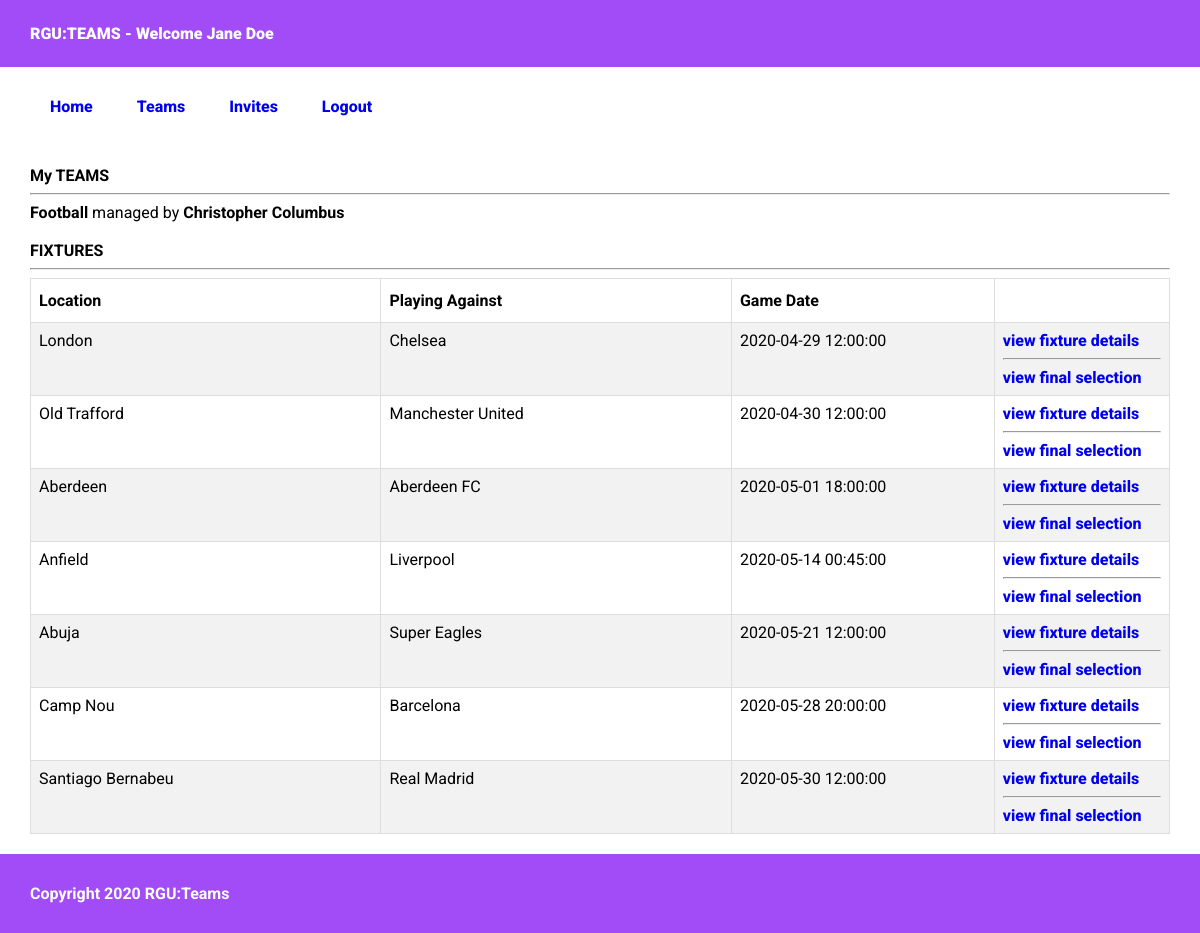
/students/home.php (signed in), run on the app's committed database.
### tables this page shows
CREATE TABLE `team_members` (
  `id` int(11) NOT NULL AUTO_INCREMENT,
  `team_id` int(11) DEFAULT NULL,
  `student_id` int(11) DEFAULT NULL,
  `status` int(11) DEFAULT 0,
  PRIMARY KEY (`id`),
  KEY `team_id` (`team_id`,`student_id`),
  KEY `team_id_2` (`team_id`,`student_id`)
);

CREATE TABLE `teams` (
  `id` int(11) NOT NULL AUTO_INCREMENT,
  `name` varchar(255) DEFAULT NULL,
  `manager_id` int(11) DEFAULT NULL,
  `created_at` timestamp NULL DEFAULT current_timestamp() ON UPDATE current_timestamp(),
  PRIMARY KEY (`id`)
);

CREATE TABLE `team_managers` (
  `id` int(11) NOT NULL AUTO_INCREMENT,
  `manager_id` int(11) DEFAULT NULL,
  `full_name` varchar(255) DEFAULT NULL,
  `email` varchar(255) DEFAULT NULL,
  `password` varchar(255) DEFAULT NULL,
  `created_at` timestamp NULL DEFAULT current_timestamp() ON UPDATE current_timestamp(),
  PRIMARY KEY (`id`),
  KEY `manager_id` (`manager_id`)
);

CREATE TABLE `fixtures` (
  `id` int(11) NOT NULL AUTO_INCREMENT,
  `team_id` varchar(255) DEFAULT NULL,
  `away` varchar(255) DEFAULT NULL,
  `location` varchar(255) DEFAULT NULL,
  `game_date` datetime DEFAULT NULL,
  PRIMARY KEY (`id`),
  KEY `team_id` (`team_id`),
  KEY `team_id_2` (`team_id`)
);

### students/home.php (the view, shortened to what this page needs)
<?php
require "../database/database.php";
$student_id = $_SESSION["student_id"];
$query = mysqli_query($database, "SELECT teams.id AS team_id, teams.*, team_members.*, team_managers.* FROM team_members LEFT JOIN teams ON team_members.team_id = teams.id  LEFT JOIN team_managers ON teams.manager_id = team_managers.manager_id WHERE team_members.student_id = '$student_id'");
?>
<!DOCTYPE html>
<html lang="en">
<head>
    <link rel="stylesheet" href="../assets/css/reset.css">
    <link rel="stylesheet" href="../assets/css/app.css">
</head>
<body>
    <header>
        RGU:TEAMS - Welcome <?php echo $_SESSION['student_name']; ?>
    </header>
    <?php include 'nav.php';?>
    <main>
        <h3> <b>My TEAMS</b> </h3>   <hr>
        <?php while($row = mysqli_fetch_array($query)){?>
            <b><?php echo $row['name']?></b> managed by <b><?php echo $row['full_name']; ?></b> <br><br>
            <b> FIXTURES </b>
        <hr>
        <?php
            $team_id = $row['team_id'];
            $quert2 = mysqli_query($database, "SELECT * FROM fixtures WHERE team_id = '$team_id'");
        ?>
        <table>
            <tr>
                <th width="20%"> Location </th>
                <th width="20%"> Playing Against </th>
                <th width="15%"> Game Date </th>
                <th width="10%"> </th>
            </tr>
            <?php while($row2 = mysqli_fetch_array($quert2)){?>
            <tr>
                <td><?php echo $row2['location'];?> <br> </td>
                <td><?php echo $row2['away'];?> </td>
                <td><?php echo $row2['game_date'];?> </td>
                <td>
                <a href="view-fixture-details.php?id=<?php echo $row2['id'];?>">view fixture details </a> <hr>
                    <a href="view-final-selection.php?id=<?php echo $row2['id'];?>">view final selection</a>
                </td>
            </tr>
            <?php }?>
        </table>
        <?php } ?>
    </main>
    <footer>
        <b>Copyright 2020 RGU:Teams</b>
    </footer>
</body>
</html>

### students/nav.php (shortened to what this page needs)
<nav>
    <ul>
        <li> <a href="home.php"> Home </a> </li>
        <li> <a href="teams.php"> Teams </a> </li>
        <li> <a href="invites.php"> Invites </a> </li>
        <li> <a href="logout.php"> Logout </a> </li>
    </ul>
</nav>

### assets/css/app.css (style rules this page uses)
body { font-family: "Roboto", sans-serif !important; }
header { background: #A24CF7; width: 95%; height: auto; color: white; font-size: 16px; font-weight: 900; margin: auto; padding: 2% 2.5% !important; }
nav { width: 95%; height: auto; margin: auto; padding: 10px 2.5%; }
nav ul { list-style: none; }
nav ul li { display: inline-block; margin: 20px; }
a, nav ul li a { text-decoration: none; font-weight: 800; }
main { width: 95%; padding: 20px 2.5%; margin: auto; min-height: 500px; }
footer { background: #A24CF7; width: 95%; padding: 30px 2.5%; color: white; margin: auto; }
table { border-collapse: collapse; width: 100%; }
table td, table th { border: 1px solid #ddd; padding: 8px; }
table tr:nth-child(even) { background-color: #f2f2f2; }
table th { padding-top: 12px; padding-bottom: 12px; text-align: left; color: black; font-weight: bold; }

### data on the page
team_members: team.name "Football", team_managers.full_name "Christopher Columbus"
fixtures: location "London", away "Chelsea", game_date "2020-04-29 12:00:00"
fixtures: location "Old Trafford", away "Manchester United", game_date "2020-04-30 12:00:00"
fixtures: location "Aberdeen", away "Aberdeen FC", game_date "2020-05-01 18:00:00"
fixtures: location "Anfield", away "Liverpool", game_date "2020-05-14 00:45:00"
fixtures: location "Abuja", away "Super Eagles", game_date "2020-05-21 12:00:00"
fixtures: location "Camp Nou", away "Barcelona", game_date "2020-05-28 20:00:00"
fixtures: location "Santiago Bernabeu", away "Real Madrid", game_date "2020-05-30 12:00:00"

### other printed values
$_SESSION['student_name'] "Jane Doe"
